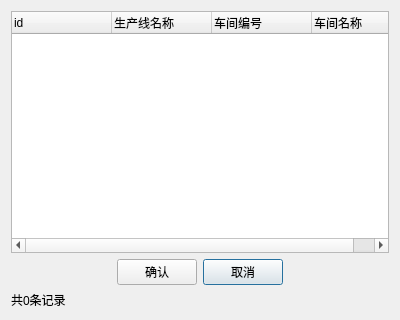
<?xml version="1.0" encoding="UTF-8"?>
<ui version="4.0">
 <class>Dialog</class>
 <widget class="QDialog" name="Dialog">
  <property name="geometry">
   <rect>
    <x>0</x>
    <y>0</y>
    <width>400</width>
    <height>320</height>
   </rect>
  </property>
  <property name="windowTitle">
   <string>选择生产线</string>
  </property>
  <layout class="QGridLayout" name="gridLayout">
   <item row="2" column="2">
    <widget class="QPushButton" name="cancelButton">
     <property name="sizePolicy">
      <sizepolicy hsizetype="Fixed" vsizetype="Fixed">
       <horstretch>0</horstretch>
       <verstretch>0</verstretch>
      </sizepolicy>
     </property>
     <property name="text">
      <string>取消</string>
     </property>
    </widget>
   </item>
   <item row="1" column="0" colspan="4">
    <widget class="QTreeWidget" name="productlinelist">
     <attribute name="headerCascadingSectionResizes">
      <bool>true</bool>
     </attribute>
     <column>
      <property name="text">
       <string>id</string>
      </property>
     </column>
     <column>
      <property name="text">
       <string>生产线名称</string>
      </property>
     </column>
     <column>
      <property name="text">
       <string>车间编号</string>
      </property>
     </column>
     <column>
      <property name="text">
       <string>车间名称</string>
      </property>
     </column>
    </widget>
   </item>
   <item row="2" column="1">
    <widget class="QPushButton" name="acceptButton">
     <property name="sizePolicy">
      <sizepolicy hsizetype="Fixed" vsizetype="Fixed">
       <horstretch>0</horstretch>
       <verstretch>0</verstretch>
      </sizepolicy>
     </property>
     <property name="text">
      <string>确认</string>
     </property>
    </widget>
   </item>
   <item row="2" column="0">
    <spacer name="horizontalSpacer">
     <property name="orientation">
      <enum>Qt::Horizontal</enum>
     </property>
     <property name="sizeHint" stdset="0">
      <size>
       <width>40</width>
       <height>20</height>
      </size>
     </property>
    </spacer>
   </item>
   <item row="2" column="3">
    <spacer name="horizontalSpacer_2">
     <property name="orientation">
      <enum>Qt::Horizontal</enum>
     </property>
     <property name="sizeHint" stdset="0">
      <size>
       <width>40</width>
       <height>20</height>
      </size>
     </property>
    </spacer>
   </item>
   <item row="3" column="0" colspan="4">
    <widget class="QLabel" name="countlabel">
     <property name="text">
      <string>共0条记录</string>
     </property>
    </widget>
   </item>
  </layout>
 </widget>
 <tabstops>
  <tabstop>productlinelist</tabstop>
  <tabstop>acceptButton</tabstop>
  <tabstop>cancelButton</tabstop>
 </tabstops>
 <resources/>
 <connections/>
</ui>
